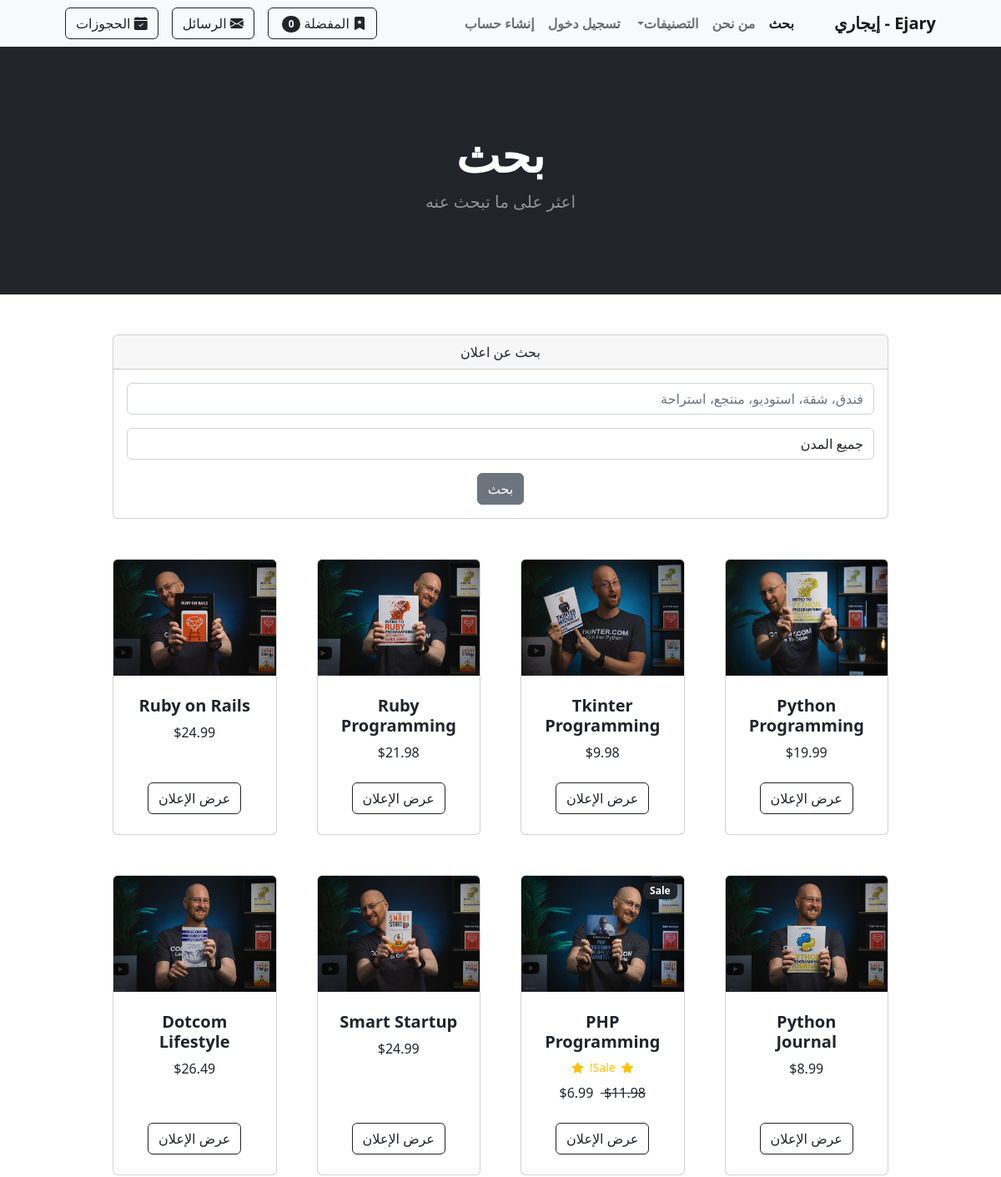
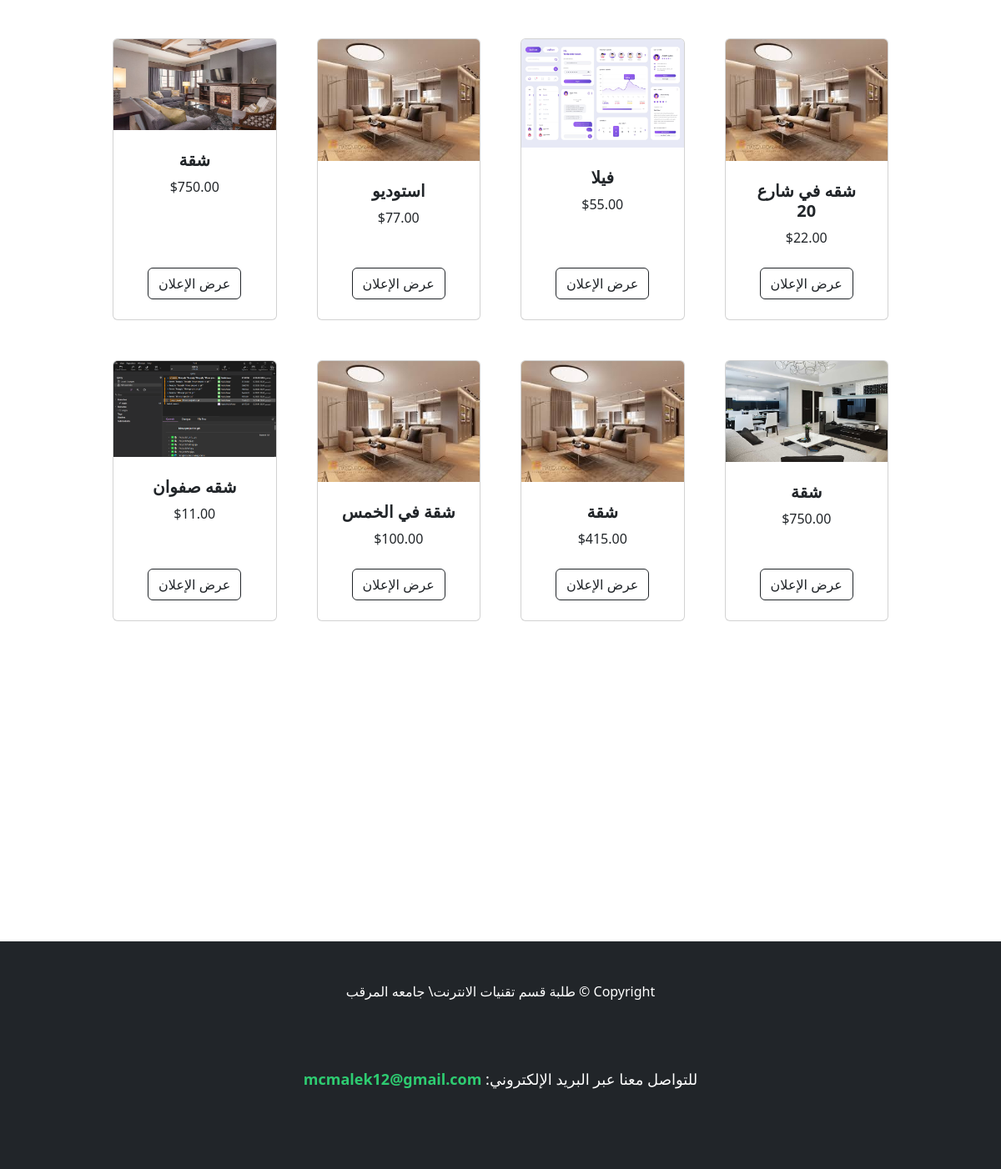
The app's page /search/, older data (2 pictures, top to bottom).
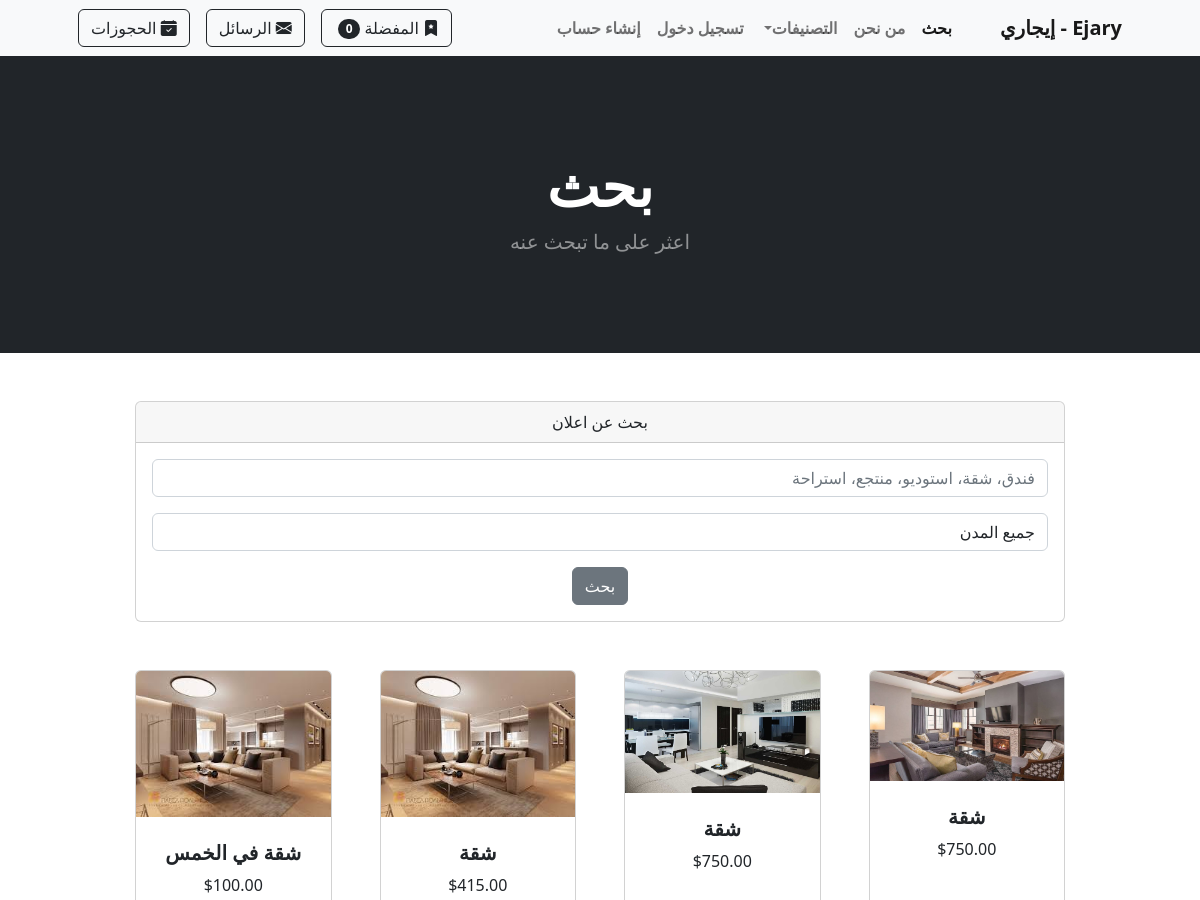
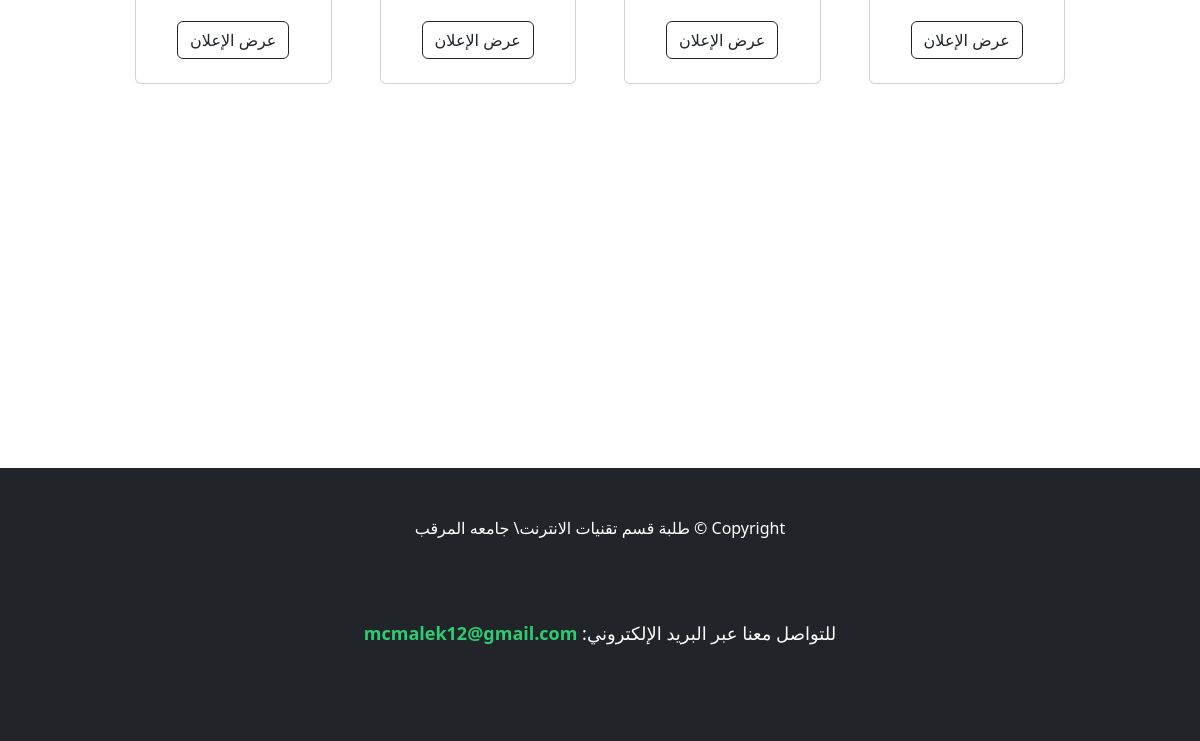
The same page, newer data (2 pictures, top to bottom).
### store/models.py (models this page shows, shortened)
class Product(models.Model):
    name = models.CharField(max_length=100)
    price = models.DecimalField(default=0, decimal_places=2, max_digits=6)
    category = models.ForeignKey(Category, on_delete=models.CASCADE, default=1)
    description = models.CharField(max_length=250, default='', blank=True, null=True)
    image = models.ImageField(upload_to='uploads/product/')
    is_sale = models.BooleanField(default=False)
    sale_price = models.DecimalField(default=0, decimal_places=2, max_digits=6)
    user = models.ForeignKey(User, on_delete=models.CASCADE)  # المستخدم الذي أضاف الإعلان
    city = models.ForeignKey(City, on_delete=models.CASCADE, null=True, blank=True)  # المدينة
    phone_number = models.CharField(
        max_length=10,
        validators=[
            RegexValidator(
                regex=r'^(092|091|094|093)\d{7}$',
                message="Phone number must start with 092, 091, 094, or 093 and be 10 digits long."
            )
        ],
        help_text="Enter a valid phone number starting with 092, 091, 094, or 093."
    )

### store/views.py (the view)
# urls.py: path('search/', views.search, name='search'),
def search(request):
    query = request.POST.get('searched', '')  # جلب النص المدخل
    city_name = request.POST.get('city', '')  # جلب المدينة (إذا تم اختيارها)
    products = Product.objects.all()
    if query:  # إذا كان هناك نص بحث
        products = products.filter(
            Q(name__icontains=query) | Q(description__icontains=query)
        )
    if city_name:  # إذا تم اختيار مدينة
        products = products.filter(city__name__icontains=city_name)
    cities = City.objects.all()  # جلب كل المدن
    return render(request, 'search.html', {
        'searched': products,
        'query': query,
        'cities': cities,
        'selected_city': city_name
    })

### cart/cart.py (called while the page is built)
	def __len__(self):
		return len(self.cart)

### cart/context_processors.py (called while the page is built)
def cart(request):
	return {'cart': Cart(request)}

### store/views.py (called while the page is built)
def categories_processor(request):
    return {
        'categories': Category.objects.all()
    }

def base_context(request):
    if request.user.is_authenticated:
        unread_count = ChatMessage.objects.filter(receiver=request.user, is_read=False).count()
    else:
        unread_count = 0
    return {'unread_count': unread_count}

### store/templates/search.html (shortened to what the changed rows need)
{% extends 'base.html' %}
{% block content %}
<header class="bg-dark py-5">
    <div class="container px-4 px-lg-5 my-5">
        <div class="text-center text-white">
            <h1 class="display-4 fw-bolder">بحث</h1>
        </div>
    </div>
</header>
<div class="container">
    <div class="row">
        <center>
            <div class="col-10">
                <br/><br/>
                <br/><br/>
                <div class="row gx-4 gx-lg-5 row-cols-2 row-cols-md-3 row-cols-xl-4 justify-content-center">
                    {% if searched %}
                    {% for product in searched %}
                    {% if product.is_sale %}
                    <div class="col mb-5">
                        <div class="card h-100">
                            <div class="badge bg-dark text-white position-absolute" style="top: 0.5rem; right: 0.5rem">Sale</div>
                            <img class="card-img-top" src="{{ product.image.url }}" alt="..." />
                            <div class="card-body p-4">
                                <div class="text-center">
                                    <h5 class="fw-bolder">{{ product.name }}</h5>
                                    <div class="d-flex justify-content-center small text-warning mb-2">
                                        <div class="bi-star-fill"></div>
                                        &nbsp;&nbsp;Sale!&nbsp;&nbsp;
                                        <div class="bi-star-fill"></div>
                                    </div>
                                    <strike>
                                        ${{ product.price }}
                                    </strike>
                                    &nbsp;
                                    ${{ product.sale_price }}
                                </div>
                            </div>
                            <div class="card-footer p-4 pt-0 border-top-0 bg-transparent">
                                <div class="text-center">
                                    <a class="btn btn-outline-dark mt-auto" href="{% url 'product' product.id  %}">عرض الإعلان</a>
                                </div>
                            </div>
                        </div>
                    </div>
                    {% else %}
                    <div class="col mb-5">
                        <div class="card h-100">
                            <img class="card-img-top" src="{{ product.image.url }}" alt="..." />
                            <div class="card-body p-4">
                                <div class="text-center">
                                    <h5 class="fw-bolder">{{ product.name }}</h5>
                                    ${{ product.price }}
                                </div>
                            </div>
                            <div class="card-footer p-4 pt-0 border-top-0 bg-transparent">
                                <div class="text-center">
                                    <a class="btn btn-outline-dark mt-auto" href="{% url 'product' product.id %}">عرض الإعلان</a>
                                </div>
                            </div>
                        </div>
                    </div>
                    {% endif %}
                    {% endfor %}
                    {% endif %}
                </div>
                <br/><br/><br/><br/><br/><br/><br/><br/><br/><br/><br/><br/><br/><br/>
            </div>
        </center>
    </div>
</div>
{% endblock %}

Row changes from the older to the newer data that the page shows:
removed Product: image (picture), name "Python Programming", price "19.99"
removed Product: image (picture), name "Tkinter Programming", price "9.98"
removed Product: image (picture), name "Ruby Programming", price "21.98"
removed Product: image (picture), name "Ruby on Rails", price "24.99"
removed Product: image (picture), name "Python Journal", price "8.99"
removed Product: image (picture), name "PHP Programming", price "11.98", sale_price "6.99"
removed Product: image (picture), name "Smart Startup", price "24.99"
removed Product: image (picture), name "Dotcom Lifestyle", price "26.49"
removed Product: image (picture), name "شقه في شارع 20", price "22.00"
removed Product: image (picture), name "فيلا", price "55.00"
removed Product: image (picture), name "استوديو", price "77.00"
removed Product: image (picture), name "شقه صفوان", price "11.00"
